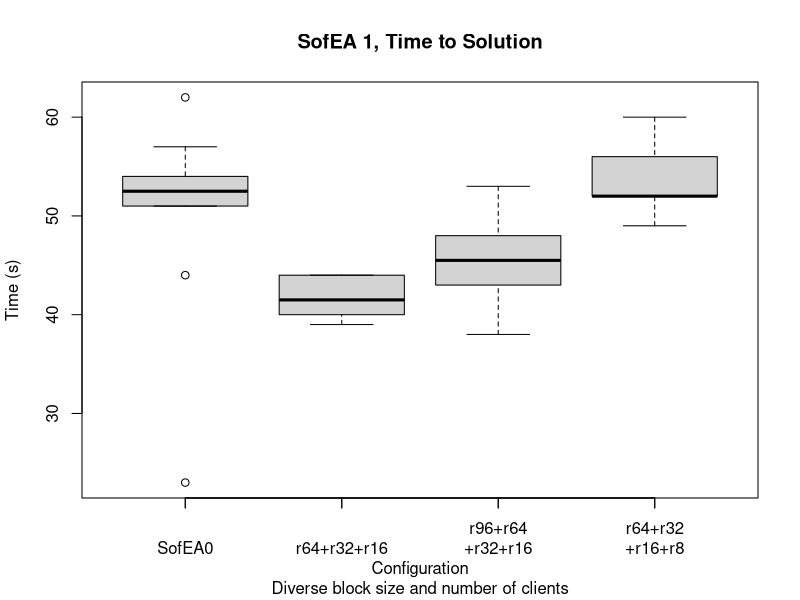

Write the R code that produced this figure.
times.dis <- read.table('times-dis.dat')
times.dis.a8 <- read.table('times-dis-a8.dat')
times.dis.96 <- read.table('times-dis-96.dat')
times.base <- read.table('../GECCO/time-ip128-e16-r64.dat')
boxplot( times.base$V1,
        times.dis$V1,   times.dis.a8$V1,   times.dis.96$V1,
        main='SofEA 1, Time to Solution',  sub='Diverse block size and number of clients',
        xlab='Configuration',
        ylab='Time (s)' )
axis(1,at=c(1:4),mgp=c(5,2,0),
     labels =c('SofEA0', 'r64+r32+r16', 'r96+r64\n+r32+r16', 'r64+r32\n+r16+r8' ))
